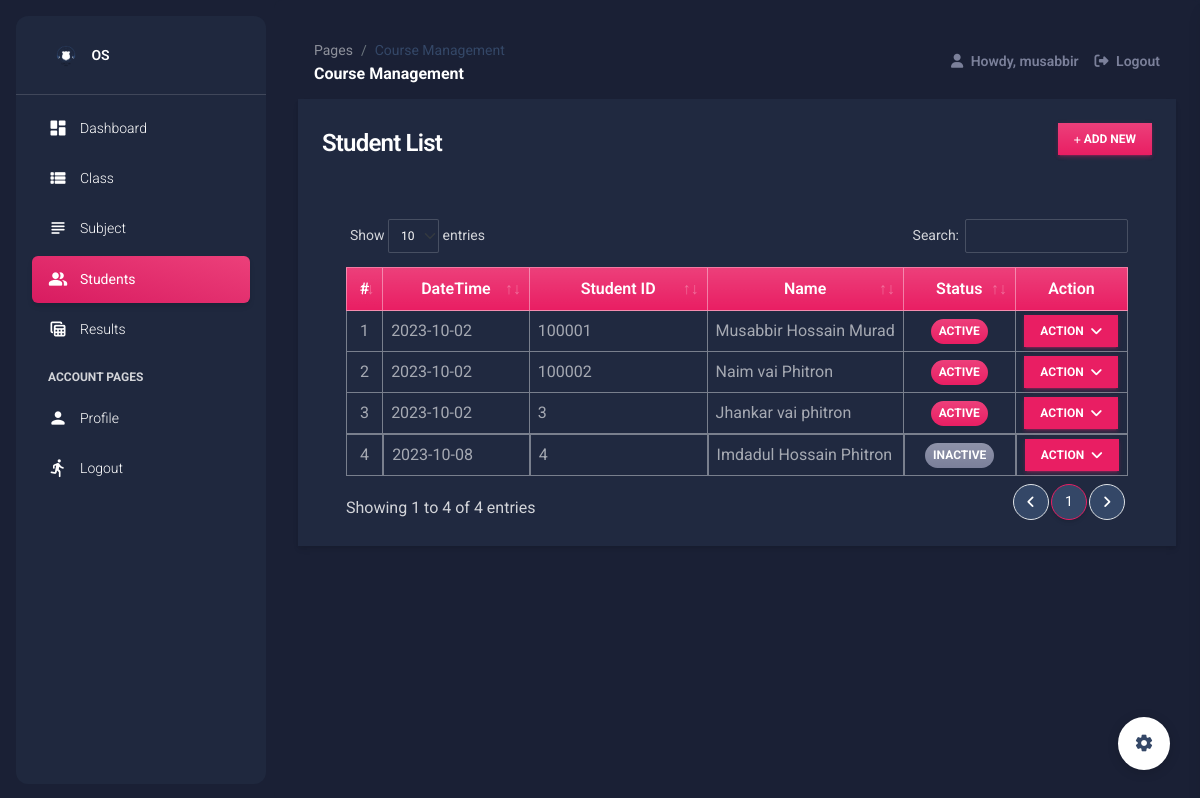
The page /student (signed in) on the database its author committed.
### srmsApp/models.py (models this page shows, shortened)
class Student(models.Model):
    classI = models.ForeignKey(Class, on_delete= models.CASCADE)
    student_id = models.CharField(max_length=250)
    first_name = models.CharField(max_length=250)
    middle_name = models.CharField(max_length=250, blank= True, null=True)
    last_name = models.CharField(max_length=250)
    gender = models.CharField(max_length=20, choices=(('Male','Male'),('Female','Female')), default = 1)
    status = models.CharField(max_length=2, choices=(('1','Active'),('2','Inactive')), default = 1)
    date_created = models.DateTimeField(default=timezone.now)
    date_updated = models.DateTimeField(auto_now=True)
    def get_name(self):
        return str(self.first_name + " " + (str(self.middle_name + " " + self.last_name)  if self.middle_name != '' else self.last_name ))

### srmsApp/views.py (the view)
# urls.py: path('student', views.student_mgt,name="student-page"),
@login_required
def student_mgt(request):
    context['page'] = 'student_mgt'
    context['page_title'] = 'Course Management'
    students = models.Student.objects.all()
    context['students'] = students
    return render(request,'student_mgt.html',context)

### srmsApp/forms.py (shortened to what this page needs)
class UpdateProfile(UserChangeForm):
    username = forms.CharField(max_length=250,help_text="The Username field is required.")
    email = forms.EmailField(max_length=250,help_text="The Email field is required.")
    first_name = forms.CharField(max_length=250,help_text="The First Name field is required.")
    last_name = forms.CharField(max_length=250,help_text="The Last Name field is required.")
    current_password = forms.CharField(max_length=250)
    class Meta:
        model = User
        fields = ('email', 'username','first_name', 'last_name')

### srmsApp/templates/student_mgt.html (shortened to what this page needs)
{% extends 'layouts/base.html' %} {% load humanize %} {% block content %}
<div class="container-fluid">
    <div class="col-lg-12 col-md-12 col-sm-12 col-xs-12">
        <div class="card card-default rounded-0 shadow ">
            <div class="card-header">
                <div class="d-flex w-100 align-items-center justify-content-between">
                    <h4 class="card-title fw-bold">Student List</h4>
                    <div class="tools">
                        <button type="button" class="btn btn-primary rounded-0 bg-gradient btn-sm" id='add_new'><i class="fa fa-plus"></i> Add New</button>
                    </div>
                </div>
            </div>
            <div class="card-body">
                <div class="container-fluid">
                    <table class="table table-bordered" id="student-list">
                        <colgroup>
                            <col width="5%">
                            <col width="20%">
                            <col width="25%">
                            <col width="25%">
                            <col width="15%">
                            <col width="10%">
                        </colgroup>
                        <thead>
                            <tr class="bg-gradient bg-primary bg-opacity-50 text-light">
                                <th class="px-2 py-2 text-center">#</th>
                                <th class="px-2 py-2 text-center">DateTime</th>
                                <th class="px-2 py-2 text-center">Student ID</th>
                                <th class="px-2 py-2 text-center">Name</th>
                                <th class="px-2 py-2 text-center">Status</th>
                                <th class="px-2 py-2 text-center">Action</th>
                            </tr>
                        </thead>
                        <tbody>
                            {% for student in students %}
                            <tr>
                                <td class="px-2 py-1 align-middle text-center">{{ forloop.counter }}</td>
                                <td class="px-2 py-1 align-middle">{{ student.date_created|date:"Y-m-d" }}</td>
                                <td class="px-2 py-1 align-middle">{{ student.student_id }}</td>
                                <td class="px-2 py-1 align-middle">{{ student.get_name }}</td>
                                <td class="px-1 py-1 align-middle text-center">
                                    {% if student.status == '1' %}
                                    <span class="badge bg-primary bg-gradient rounded-pill px-2">Active</span> {% else %}
                                    <span class="badge bg-secondary bg-gradient rounded-pill px-2">Inactive</span> {% endif %}
                                </td>
                                <td class="px-2 py-1 align-middle text-center">
                                    <div class="dropdown">
                                        <button class="btn btn-primary btn-sm mb-0 rounded-0 dropdown-toggle" type="button" id="actionBtn-{{ student.pk }}" data-bs-toggle="dropdown" aria-expanded="false">
                                        Action
                                        </button>
                                    </div>
                                </td>
                            </tr>
                            {% endfor %}
                        </tbody>
                    </table>
                </div>
            </div>
        </div>
    </div>
</div>
{% endblock content %}

### srmsApp/templates/includes/navigation.html (shortened to what this page needs)
    <nav class="navbar navbar-main navbar-expand-lg px-0 mx-4 shadow-none border-radius-xl position-sticky mt-4 top-1 z-index-sticky" id="navbarBlur" navbar-scroll="true">
      <div class="container-fluid py-1 px-3">
        <nav aria-label="breadcrumb">
          <ol class="breadcrumb bg-transparent mb-0 pb-0 pt-1 px-0 me-sm-6 me-5">
            <li class="breadcrumb-item text-sm"><a class="opacity-5 text-dark" href="javascript:;">Pages</a></li>
            <li class="breadcrumb-item text-sm text-dark active" aria-current="page">{{ page_title }}</li>
          </ol>
          <h6 class="font-weight-bolder mb-0">{{ page_title }}</h6>
        </nav>
        <div class="collapse navbar-collapse mt-sm-0 mt-2 me-md-0 me-sm-4" id="navbar">
          <ul class="navbar-nav  justify-content-end">
            <li class="nav-item d-flex align-items-center">
              <a href="" class="nav-link text-body font-weight-bold px-3">
                <i class="fa fa-user me-sm-1"></i>
                  Howdy, {{ user.username }}
              </a>
            </li>
            <li class="nav-item d-flex align-items-center">
              <a href="{% url 'logout' %}" class="nav-link text-body font-weight-bold px-0">
                <i class="fa fa-sign-out me-sm-1"></i>
                <span class="d-sm-inline d-none">Logout</span>
              </a>
            </li>
          </ul>
        </div>
      </div>
    </nav>

### static/default/css/style.css (style rules this page uses)
html, body { height: 100%; width: 100%; max-height: 100%; overflow: auto; display: flex; flex-direction: column; }
.dark-version .table tbody tr:last-child td { border-width: 1px !important; }

### rows shown on the page
Student: date_created "2023-10-02", student_id "100001", get_name "Musabbir Hossain Murad", status "ACTIVE"
Student: date_created "2023-10-02", student_id "100002", get_name "Naim vai Phitron", status "ACTIVE"
Student: date_created "2023-10-02", student_id "3", get_name "Jhankar vai phitron", status "ACTIVE"
Student: date_created "2023-10-08", student_id "4", get_name "Imdadul Hossain Phitron", status "INACTIVE"

### other values the page prints
{{ short_name }} "OS"
{{ page_title }} "Course Management"
{{ user.username }} "musabbir"
